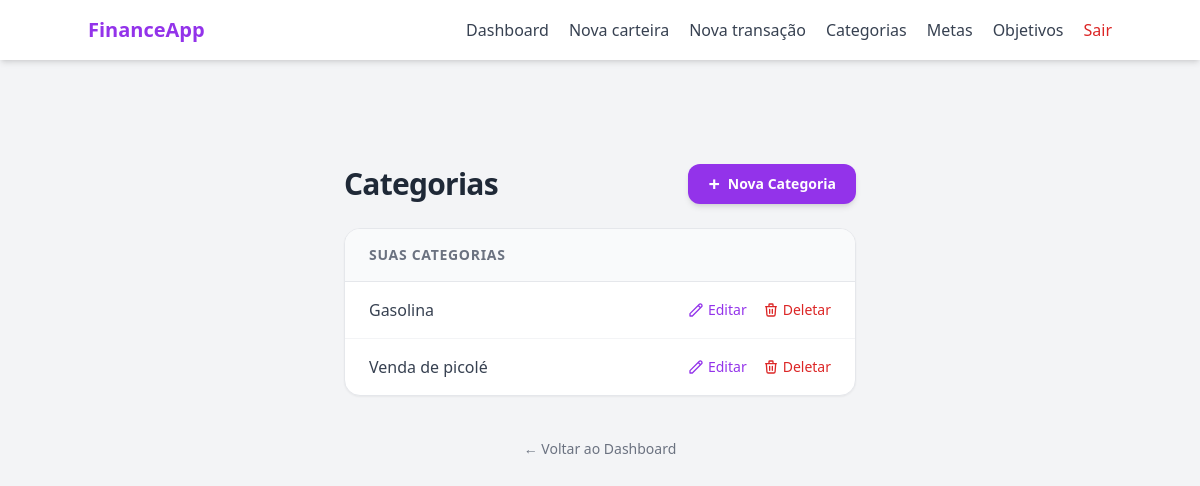
Page /category/index (signed in) on the earlier database version.
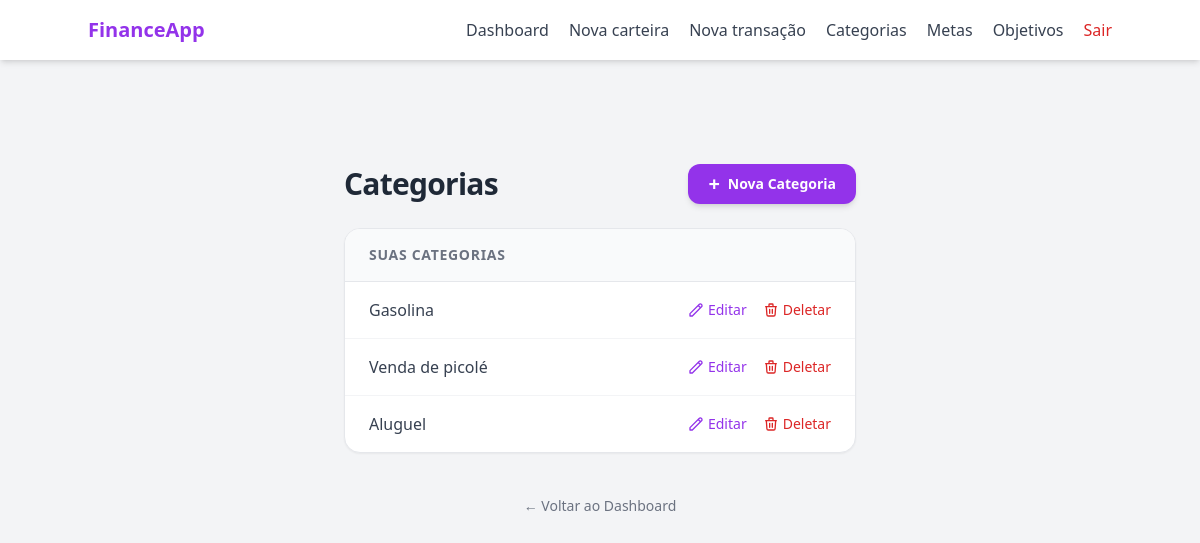
Same page on the later database version.
### models/category.py (models this page shows, shortened)
class Category(db.Model):
    __tablename__ = "categories"
    id = db.Column(db.Integer, primary_key= True)
    name = db.Column(db.String(100), nullable= False)
    type = db.Column(db.String(20), nullable= False)
    __mapper_args__ = {
        "polymorphic_on": type,
        "polymorphic_identity": "category"
    }

### routes/category_routes.py (the view)
@category_bp.route("/index", methods=["GET"])
@login_required
def category_index_page():
    user_categories = CategoryController.get_user_categories(current_user.id)
    return render_template("category/index.html", categories= user_categories)

### controllers/category_controller.py (called while the page is built)
    @staticmethod
    def get_user_categories(user_id):
        return UserCategory.query.filter_by(user_id= user_id).all()

### templates/category/index.html (shortened to what this page needs)
{% extends "base.html" %}
{% block content %}
<div class="w-full flex flex-col items-center pt-16 pb-24 px-4 relative">
    <div class="w-full max-w-lg space-y-6">
        <div class="flex flex-col sm:flex-row items-center justify-between gap-4 mb-4">
            <h1 class="text-gray-800 text-3xl font-bold tracking-tight">
                Categorias
            </h1>
            <button onclick="openCreateCategoryModal()"
                class="px-5 py-2.5 bg-purple-600 hover:bg-purple-700 text-white text-sm font-semibold rounded-xl shadow-md transition-all flex items-center gap-2 hover:-translate-y-0.5">
                <span class="text-xl leading-none">+</span> Nova Categoria
            </button>
        </div>
        <div class="bg-white rounded-2xl shadow-sm border border-gray-200 overflow-hidden">
            <div class="bg-gray-50 px-6 py-4 border-b border-gray-200">
                <h2 class="text-sm font-semibold text-gray-500 uppercase tracking-wider">Suas Categorias</h2>
            </div>
            <ul class="divide-y divide-gray-100">
                {% if categories %}
                {% for category in categories %}
                    <li class="px-6 py-4 flex items-center justify-between hover:bg-gray-50 transition-colors group">
                        <span class="text-gray-700 font-medium">{{ category.name }}</span>
                        <div class="flex items-center gap-4 text-sm font-medium">
                            <button type="button"
                                onclick="openEditCategoryModal(
                                    '{{ url_for('category_bp.edit_category', category_id=category.id) }}',
                                    '{{ category.name }}'
                                )"
                                class="text-purple-600 hover:underline flex items-center gap-1 transition-colors">
                                <svg class="w-4 h-4" fill="none" stroke="currentColor" viewBox="0 0 24 24"><path stroke-linecap="round" stroke-linejoin="round" stroke-width="2" d="M15.232 5.232l3.536 3.536m-2.036-5.036a2.5 2.5 0 113.536 3.536L6.5 21.036H3v-3.572L16.732 3.732z"></path></svg>
                                Editar
                            </button>
                            <button type="button"
                                onclick="openConfirmModal(
                                    '{{ url_for('category_bp.delete_category', category_id=category.id) }}',
                                    'Excluir {{ category.name }}',
                                    'Atenção: Ao excluir esta categoria, todas as transações vinculadas a ela ficarão sem classificação. Deseja continuar?'
                                )"
                                class="text-red-600 hover:text-red-800 hover:underline transition-colors font-medium text-sm flex items-center gap-1">
                                <svg class="w-4 h-4" fill="none" stroke="currentColor" viewBox="0 0 24 24"><path stroke-linecap="round" stroke-linejoin="round" stroke-width="2" d="M19 7l-.867 12.142A2 2 0 0116.138 21H7.862a2 2 0 01-1.995-1.858L5 7m5 4v6m4-6v6m1-10V4a1 1 0 00-1-1h-4a1 1 0 00-1 1v3M4 7h16"></path></svg>
                                Deletar
                            </button>
                        </div>
                    </li>
                    {% endfor %}
                    {% else %}
                    <li class="px-6 py-4 text-center text-gray-500">
                        Nenhuma categoria criada ainda.
                    </li>
                {% endif %}
            </ul>
        </div>
        <div class="text-center pt-4">
            <a href="{{ url_for('main_bp.dashboard_page') }}" class="text-sm text-gray-500 hover:text-purple-600 transition-colors">
                ← Voltar ao Dashboard
            </a>
        </div>
    </div>
</div>
{% endblock %}

Differences in the rows shown:
added Category: name "Aluguel"
